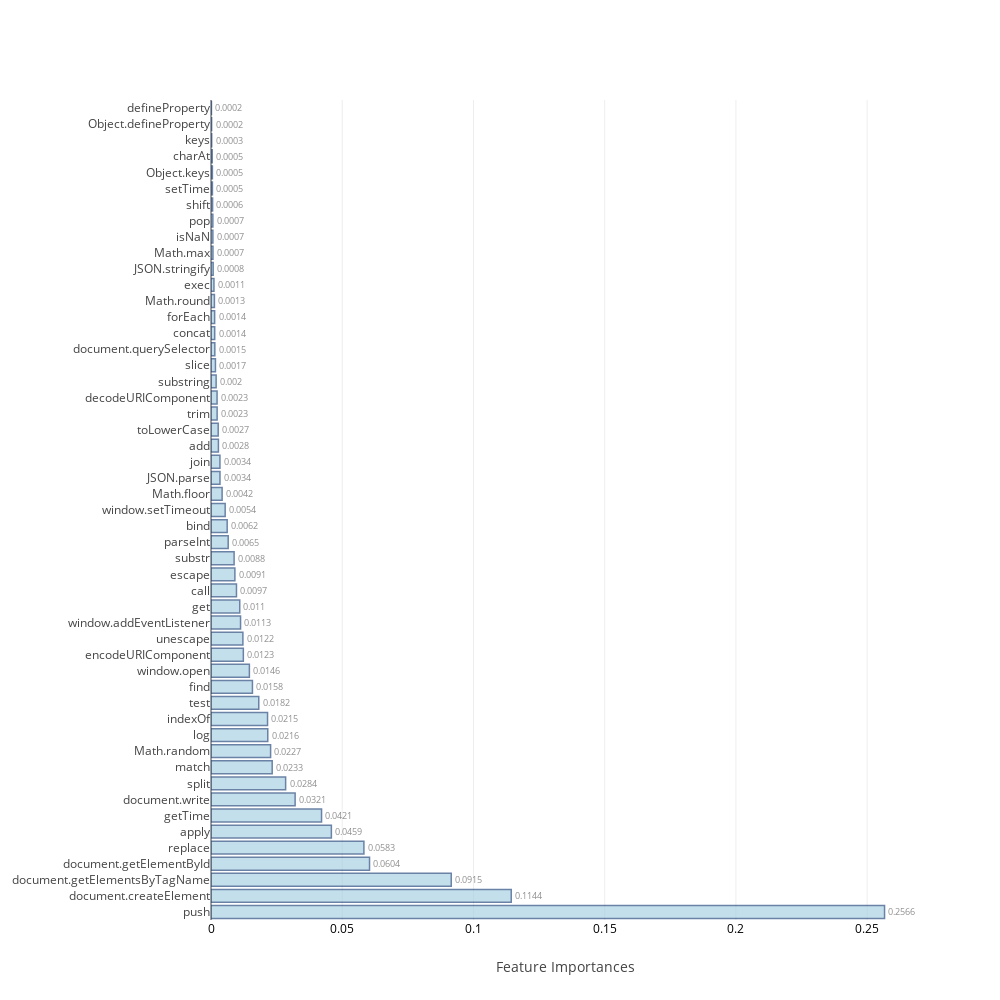
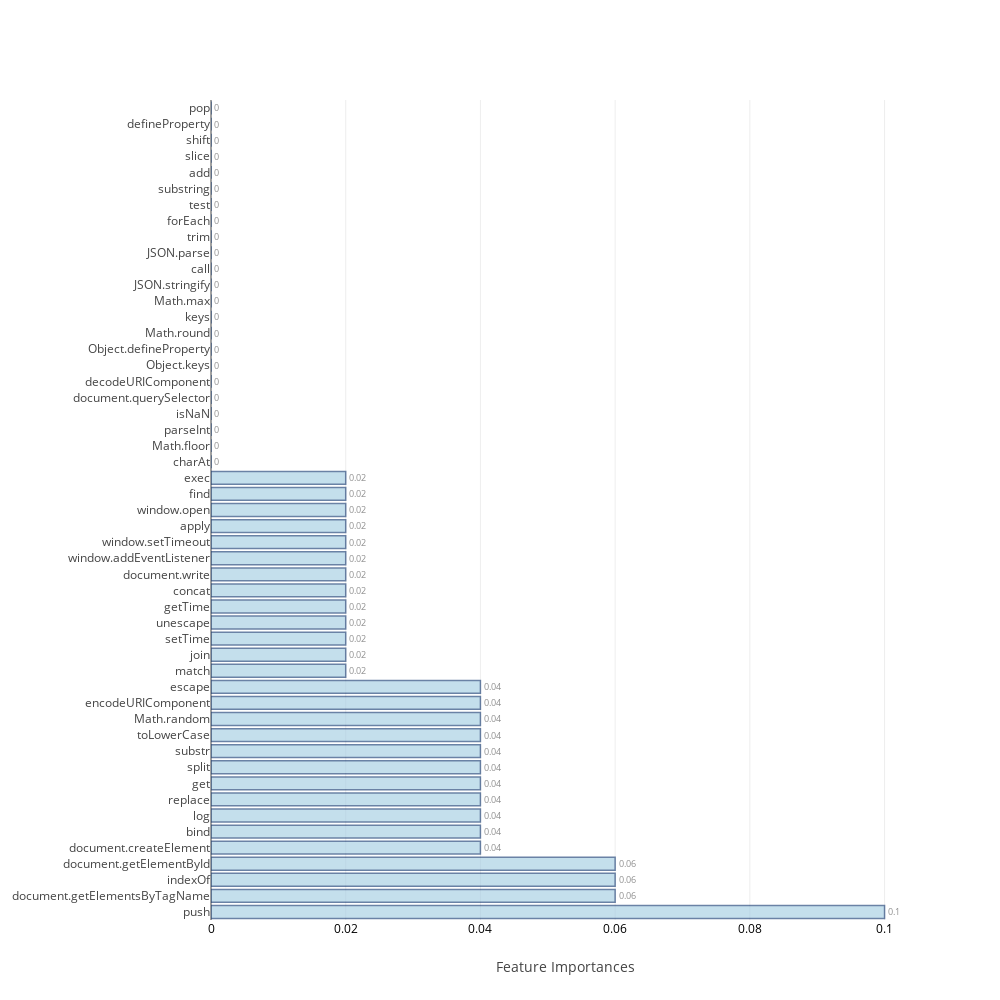
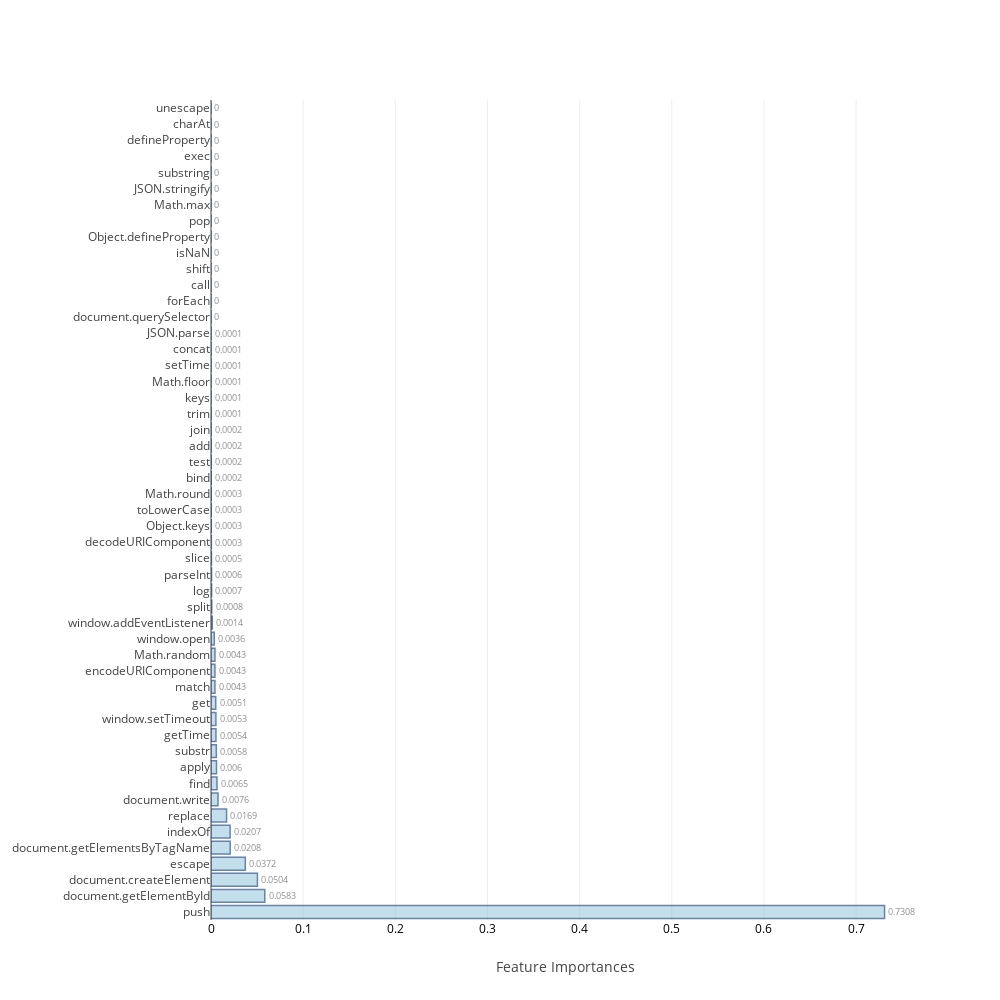
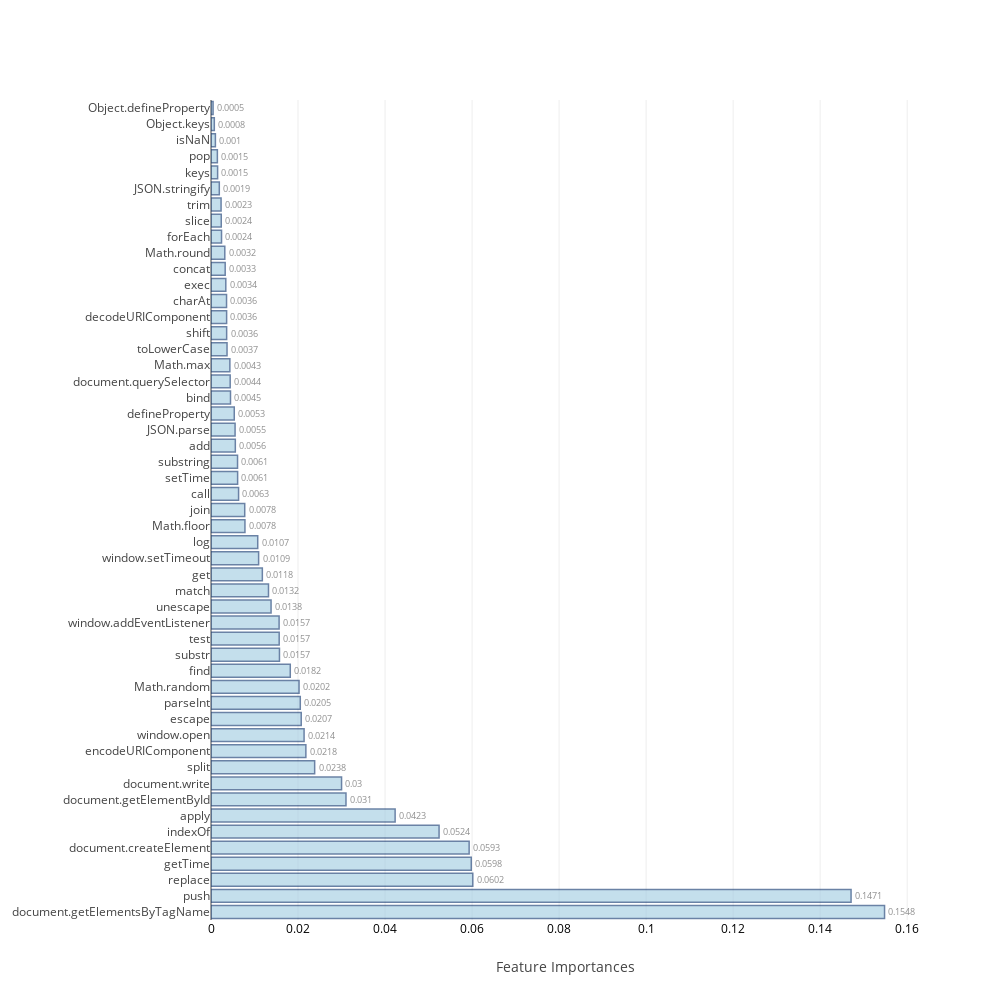

Here is the notebook cell these charts were saved with, in order:
### Code cell
feat_imp=[None]*4
j=0
for i in range(0,8):
    if i>=2 and i<=5:
        model,cm_train,cm_test,acc_train,acc_test,roc_auc,feat_imp[j]=f[i](X_train,Y_train,X_test,Y_test,columns)
        j=j+1
    else:
        model,cm_train,cm_test,acc_train,acc_test,roc_auc=f[i](X_train,Y_train,X_test,Y_test)
    table_80_50_train.loc[i]=   ([acc_train,cm_train.TP,cm_train.TN,cm_train.FP,cm_train.FN,cm_train.FPR,cm_train.FNR])
    table_80_50_test.loc[i] =   ([acc_test ,cm_test.TP, cm_test.TN, cm_test.FP, cm_test.FN, cm_test.FPR, cm_test.FNR,roc_auc])
    print("\n")

### Figure 1 — Plotly figure (JSON) as saved in the notebook; plotly's stock layout.template omitted (floating-point values rounded to 4 significant figures)
{"data": [{"marker": {"color": "rgb(158,202,225)", "line": {"color": "rgb(8,48,107)", "width": 1.5}}, "opacity": 0.6, "orientation": "h", "text": [0.2566, 0.1144, 0.0915, 0.0604, 0.0583, 0.0459, 0.0421, 0.0321, 0.0284, 0.0233, 0.0227, 0.0216, 0.0215, 0.0182, 0.0158, 0.0146, 0.0123, 0.0122, 0.0113, 0.011, 0.0097, 0.0091, 0.0088, 0.0065, 0.0062, 0.0054, 0.0042, 0.0034, 0.0034, 0.0028, 0.0027, 0.0023, 0.0023, 0.002, 0.0017, 0.0016, 0.0015, 0.0014, 0.0014, 0.0013, 0.0012, 0.0011, 0.0008, 0.0007, 0.0007, 0.0007, 0.0006, 0.0005, 0.0005, 0.0005, 0.0003, 0.0002, 0.0002], "textposition": "outside", "type": "bar", "uid": "1492d821-c855-424e-8241-12141565c0dc", "x": [0.2566, 0.1144, 0.09153, 0.0604, 0.05826, 0.04586, 0.04212, 0.03205, 0.02843, 0.02331, 0.02271, 0.02163, 0.02154, 0.0182, 0.01579, 0.01462, 0.01232, 0.01215, 0.01126, 0.01095, 0.009702, 0.009099, 0.008801, 0.00655, 0.006161, 0.005399, 0.004235, 0.003419, 0.003406, 0.002819, 0.002742, 0.002331, 0.002309, 0.001956, 0.001693, 0.001566, 0.001456, 0.001408, 0.001388, 0.001299, 0.001211, 0.001125, 0.0008248, 0.0007417, 0.0007133, 0.000701, 0.0006084, 0.0005399, 0.0005294, 0.0004631, 0.0002673, 0.0002414, 0.0001664], "y": ["push", "document.createElement", "document.getElementsByTagName", "document.getElementById", "replace", "apply", "getTime", "document.write", "split", "match", "Math.random", "log", "indexOf", "test", "find", "window.open", "encodeURIComponent", "unescape", "window.addEventListener", "get", "call", "escape", "substr", "parseInt", "bind", "window.setTimeout", "Math.floor", "JSON.parse", "join", "add", "toLowerCase", "trim", "decodeURIComponent", "substring", "slice", "toString", "document.querySelector", "concat", "forEach", "Math.round", "hasOwnProperty", "exec", "JSON.stringify", "Math.max", "isNaN", "pop", "shift", "setTime", "Object.keys", "charAt", "keys", "Object.defineProperty", "defineProperty"]}], "layout": {"autosize": false, "height": 1000, "width": 1000, "xaxis": {"tickfont": {"color": "black", "size": 12}, "title": "Feature Importances"}, "yaxis": {"automargin": true}}}

### Figure 2 — Plotly figure (JSON) as saved in the notebook; plotly's stock layout.template omitted (floating-point values rounded to 4 significant figures)
{"data": [{"marker": {"color": "rgb(158,202,225)", "line": {"color": "rgb(8,48,107)", "width": 1.5}}, "opacity": 0.6, "orientation": "h", "text": [0.1, 0.06, 0.06, 0.06, 0.04, 0.04, 0.04, 0.04, 0.04, 0.04, 0.04, 0.04, 0.04, 0.04, 0.04, 0.02, 0.02, 0.02, 0.02, 0.02, 0.02, 0.02, 0.02, 0.02, 0.02, 0.02, 0.02, 0.02, 0.02, 0, 0, 0, 0, 0, 0, 0, 0, 0, 0, 0, 0, 0, 0, 0, 0, 0, 0, 0, 0, 0, 0, 0, 0], "textposition": "outside", "type": "bar", "uid": "dea53c40-4b75-4a89-90fe-60d5badf2d6b", "x": [0.1, 0.06, 0.06, 0.06, 0.04, 0.04, 0.04, 0.04, 0.04, 0.04, 0.04, 0.04, 0.04, 0.04, 0.04, 0.02, 0.02, 0.02, 0.02, 0.02, 0.02, 0.02, 0.02, 0.02, 0.02, 0.02, 0.02, 0.02, 0.02, 0, 0, 0, 0, 0, 0, 0, 0, 0, 0, 0, 0, 0, 0, 0, 0, 0, 0, 0, 0, 0, 0, 0, 0], "y": ["push", "document.getElementsByTagName", "indexOf", "document.getElementById", "document.createElement", "bind", "log", "replace", "get", "split", "substr", "toLowerCase", "Math.random", "encodeURIComponent", "escape", "hasOwnProperty", "match", "join", "setTime", "unescape", "getTime", "concat", "document.write", "window.addEventListener", "window.setTimeout", "apply", "window.open", "find", "exec", "charAt", "Math.floor", "parseInt", "isNaN", "document.querySelector", "decodeURIComponent", "Object.keys", "Object.defineProperty", "Math.round", "keys", "Math.max", "JSON.stringify", "call", "JSON.parse", "trim", "toString", "forEach", "test", "substring", "add", "slice", "shift", "defineProperty", "pop"]}], "layout": {"autosize": false, "height": 1000, "width": 1000, "xaxis": {"tickfont": {"color": "black", "size": 12}, "title": "Feature Importances"}, "yaxis": {"automargin": true}}}

### Figure 3 — Plotly figure (JSON) as saved in the notebook; plotly's stock layout.template omitted (floating-point values rounded to 4 significant figures)
{"data": [{"marker": {"color": "rgb(158,202,225)", "line": {"color": "rgb(8,48,107)", "width": 1.5}}, "opacity": 0.6, "orientation": "h", "text": [0.7308, 0.0583, 0.0504, 0.0372, 0.0208, 0.0207, 0.0169, 0.0076, 0.0065, 0.006, 0.0058, 0.0054, 0.0053, 0.0051, 0.0043, 0.0043, 0.0043, 0.0036, 0.0014, 0.0008, 0.0007, 0.0006, 0.0005, 0.0003, 0.0003, 0.0003, 0.0003, 0.0002, 0.0002, 0.0002, 0.0002, 0.0002, 0.0001, 0.0001, 0.0001, 0.0001, 0.0001, 0.0001, 0, 0, 0, 0, 0, 0, 0, 0, 0, 0, 0, 0, 0, 0, 0], "textposition": "outside", "type": "bar", "uid": "45b37bb6-8ce1-470a-9018-a692bec17e36", "x": [0.7308, 0.05834, 0.05037, 0.03722, 0.02081, 0.02073, 0.01688, 0.00761, 0.006466, 0.005968, 0.005767, 0.005376, 0.005301, 0.005121, 0.004278, 0.004274, 0.004268, 0.003552, 0.001422, 0.0008429, 0.0006725, 0.0006105, 0.0004916, 0.0003352, 0.0003053, 0.0002864, 0.0002706, 0.0002452, 0.000245, 0.000209, 0.0002075, 0.0001556, 0.0001194, 8.155e-05, 7.984e-05, 7.807e-05, 7.094e-05, 5.234e-05, 3.94e-05, 1.761e-05, 1.221e-05, 4.564e-06, 3.473e-06, 2.887e-07, 0, 0, 0, 0, 0, 0, 0, 0, 0], "y": ["push", "document.getElementById", "document.createElement", "escape", "document.getElementsByTagName", "indexOf", "replace", "document.write", "find", "apply", "substr", "getTime", "window.setTimeout", "get", "match", "encodeURIComponent", "Math.random", "window.open", "window.addEventListener", "split", "log", "parseInt", "slice", "decodeURIComponent", "Object.keys", "toLowerCase", "Math.round", "bind", "toString", "test", "add", "join", "trim", "keys", "Math.floor", "setTime", "concat", "JSON.parse", "document.querySelector", "forEach", "call", "shift", "hasOwnProperty", "isNaN", "Object.defineProperty", "pop", "Math.max", "JSON.stringify", "substring", "exec", "defineProperty", "charAt", "unescape"]}], "layout": {"autosize": false, "height": 1000, "width": 1000, "xaxis": {"tickfont": {"color": "black", "size": 12}, "title": "Feature Importances"}, "yaxis": {"automargin": true}}}

### Figure 4 — Plotly figure (JSON) as saved in the notebook; plotly's stock layout.template omitted (floating-point values rounded to 4 significant figures)
{"data": [{"marker": {"color": "rgb(158,202,225)", "line": {"color": "rgb(8,48,107)", "width": 1.5}}, "opacity": 0.6, "orientation": "h", "text": [0.1548, 0.1471, 0.0602, 0.0598, 0.0593, 0.0524, 0.0423, 0.031, 0.03, 0.0238, 0.0218, 0.0214, 0.0207, 0.0205, 0.0202, 0.0182, 0.0157, 0.0157, 0.0157, 0.0138, 0.0132, 0.0118, 0.0109, 0.0107, 0.0078, 0.0078, 0.0063, 0.0061, 0.0061, 0.0056, 0.0055, 0.0053, 0.0045, 0.0044, 0.0043, 0.0043, 0.0037, 0.0036, 0.0036, 0.0036, 0.0034, 0.0033, 0.0032, 0.0024, 0.0024, 0.0023, 0.0022, 0.0019, 0.0015, 0.0015, 0.001, 0.0008, 0.0005], "textposition": "outside", "type": "bar", "uid": "d098b852-77f8-4a07-8b29-0a60558b9f28", "x": [0.1548, 0.1471, 0.06017, 0.05981, 0.05933, 0.05241, 0.04232, 0.03102, 0.03001, 0.02382, 0.0218, 0.02139, 0.02073, 0.02052, 0.02024, 0.01822, 0.01573, 0.01567, 0.01565, 0.0138, 0.01321, 0.0118, 0.01094, 0.01074, 0.0078, 0.007752, 0.006339, 0.006119, 0.006099, 0.005589, 0.005534, 0.005346, 0.004482, 0.004407, 0.004337, 0.004297, 0.003684, 0.003596, 0.003591, 0.003571, 0.003401, 0.00326, 0.003169, 0.002419, 0.002356, 0.002313, 0.002168, 0.001908, 0.00152, 0.001463, 0.001011, 0.0007604, 0.0004777], "y": ["document.getElementsByTagName", "push", "replace", "getTime", "document.createElement", "indexOf", "apply", "document.getElementById", "document.write", "split", "encodeURIComponent", "window.open", "escape", "parseInt", "Math.random", "find", "substr", "test", "window.addEventListener", "unescape", "match", "get", "window.setTimeout", "log", "Math.floor", "join", "call", "setTime", "substring", "add", "JSON.parse", "defineProperty", "bind", "document.querySelector", "Math.max", "toString", "toLowerCase", "shift", "decodeURIComponent", "charAt", "exec", "concat", "Math.round", "forEach", "slice", "trim", "hasOwnProperty", "JSON.stringify", "keys", "pop", "isNaN", "Object.keys", "Object.defineProperty"]}], "layout": {"autosize": false, "height": 1000, "width": 1000, "xaxis": {"tickfont": {"color": "black", "size": 12}, "title": "Feature Importances"}, "yaxis": {"automargin": true}}}
